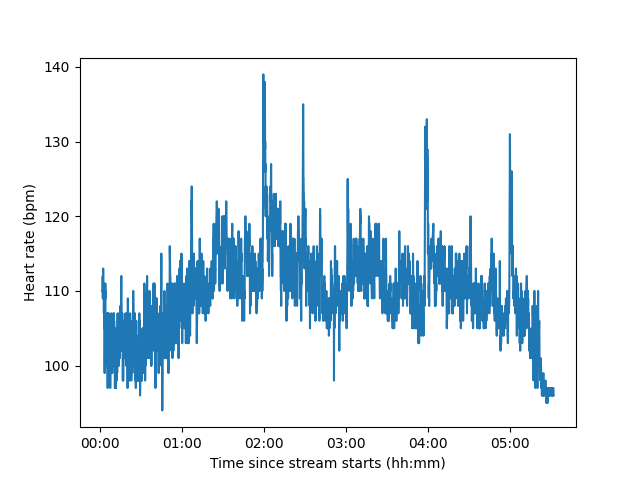

Python code for this plot:
#!/usr/bin/env python3

## Reference: https://www.pyimagesearch.com/2021/03/29/multi-template-matching-with-opencv/

from imutils.object_detection import non_max_suppression
import numpy as np
import glob
import cv2
import matplotlib
import matplotlib.pyplot as plt
import time


def image_template_search(image, template, threshold):
  (tH, tW) = template.shape[:2]

  result = cv2.matchTemplate(image, template, cv2.TM_CCOEFF_NORMED)

  # find all locations in the result map where the matched value is
  # greater than the threshold
  (yCoords, xCoords) = np.where(result >= threshold)

  # initialize our list of rectangles
  rects = []
  # loop over the starting (x, y)-coordinates again
  for (x, y) in zip(xCoords, yCoords):
    # update our list of rectangles
    rects.append((x, y, x + tW, y + tH))
  # apply non-maxima suppression to the rectangles
  picks = non_max_suppression(np.array(rects))
  ret = []

  for pick in picks:
    # find the local maximum corresponding to the current pick
    x = pick[0]
    y = pick[1]
    corr = result[y][x]

    # Simple search algorithm: look at all eight neighbors,
    # if point is larger than all neighbors, stop;
    # else, move to the largest point and loop again.
    while True:
      neighbors = []
      for i in [-1, 0, 1]:
        for j in [-1, 0, 1]:
          if not (i == 0 and j == 0):
            neighbor_x = x + i
            neighbor_y = y + j
            try:
              neighbor_corr = result[neighbor_y][neighbor_x]
              neighbors.append((neighbor_x, neighbor_y, neighbor_corr))
            except IndexError:
              pass

      neighbors.sort(key=lambda t: t[2])
      if neighbors[-1][2] > corr:
        x = neighbors[-1][0]
        y = neighbors[-1][1]
        corr = neighbors[-1][2]
      else:
        break

    ret.append((x, y, result[y][x]))

  return ret


time_series = []
current_time = 0

invalid = []
not_found = []

template_files = [
  "templates/0.png",
  "templates/1.png",
  "templates/2.png",
  "templates/3.png",
  "templates/4.png",
  "templates/5.png",
  "templates/6.png",
  "templates/7.png",
  "templates/8.png",
  "templates/9.png"
]

# Convert templates to grayscale
templates_color = [cv2.imread(x) for x in template_files]
templates = [cv2.cvtColor(x, cv2.COLOR_BGR2GRAY) for x in templates_color]


# Correlation threshold. Determined by trial and error.
threshold = 0.8

crops_list = sorted(glob.glob("crops/out_*"))

for image_file in crops_list:
  image_color = cv2.imread(image_file)

  # Convert image to grayscale
  image = cv2.cvtColor(image_color, cv2.COLOR_BGR2GRAY)

  matches = []

  # Correlate each digit and store all local maxima found.
  for digit in range(10):
    template = templates[digit]
    picks = image_template_search(image, template, threshold)

    for pick in picks:
      # We don't care about the y-coordinate.
      # Only store the digit, x-coordinate, and correlation value.
      matches.append((digit, pick[0], pick[2]))

  # Sort by x-coordinate, i.e. from left to right
  matches.sort(key=lambda t: t[1])


  # Multiple templates can be matched by the same digit. For example,
  # "8" may be matched by both "6" and "8". Here, we group matches
  # according to x-coordinate, so that if they are close together
  # (within 15, determined experimentally) we consider them to
  # refer to the same digit, and we choose the option that gives
  # the highest correlation value.
  matched_digits = []
  current_digit = []

  for match in matches:
    if len(current_digit) == 0:
      current_digit.append(match)
    else:
      if match[1] - current_digit[0][1] <= 15:
        current_digit.append(match)
      else:
        matched_digits.append(current_digit)
        current_digit = [match]

  if current_digit:
    matched_digits.append(current_digit)

  matches = []
  for digit in matched_digits:
    digit.sort(key=lambda t: t[2])

    # Do not allow the number to start with zero
    if len(matches) == 0 and digit[-1][0] == 0:
      del digit[-1]
    matches.append(digit[-1])

  # Construct the number
  numstr = "".join(str(t[0]) for t in matches)

  if numstr:
    num = int(numstr)
    # Validation: if it is out of this range, probably something
    # went wrong with the image detection (e.g. extra digit, missing
    # digit). Ignore the data point.
    if num > 150 or num < 60:
      num = None
      invalid.append(image_file)
  else:
    # Failed to find the number in the image.
    num = None
    not_found.append(image_file)

  if num:
    time_series.append((current_time, num))

  current_time += 1

if invalid:
  print("Invalid:")
  print("\n".join(["    " + x for x in invalid]))
if not_found:
  print("Not found:")
  print("\n".join(["    " + x for x in not_found]))

t = [x[0] for x in time_series if x[1]]
pulse = [x[1] for x in time_series if x[1]]

fig, ax = plt.subplots()

plt.plot(t, pulse)
plt.xlabel("Time since stream starts (hh:mm)")
plt.ylabel("Heart rate (bpm)")

# https://stackoverflow.com/a/40397028
# https://stackoverflow.com/a/19972993
formatter = matplotlib.ticker.FuncFormatter(lambda sec, x: time.strftime("%H:%M", time.gmtime(sec)))
loc = matplotlib.ticker.MultipleLocator(base=3600)

ax.xaxis.set_major_formatter(formatter)
ax.xaxis.set_major_locator(loc)

plt.show()
